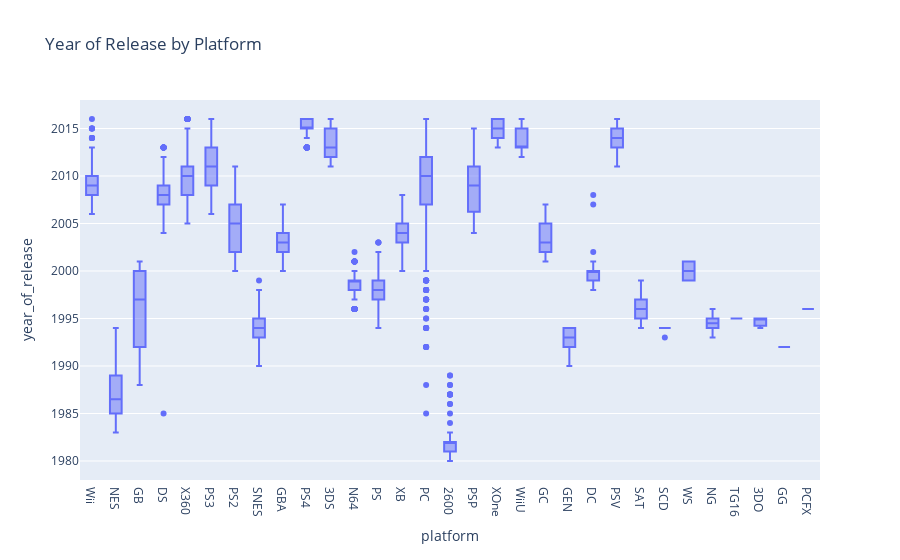

Here is the notebook cell this chart was saved with:
### Markdown cell above
Looking at yearly data, some games release do not make sense. For instance, the Nintendo DS came out in 2004, so no games before 2004 should have been released (see boxplots below). Console creation dates will be created and titles that have been recorded as existing before will have their year of release changed.

### Code cell
# Create plotly box plots
fig = px.box(df, x='platform', y='year_of_release', title='Year of Release by Platform')

# Show figure
fig.show()

### Figure 1 — Plotly figure (JSON) as saved in the notebook; plotly's stock layout.template omitted (floating-point values rounded to 4 significant figures; data arrays with more than 128 entries replaced by an {"elided": "..."} marker saying what was removed)
{"data": [{"alignmentgroup": "True", "hovertemplate": "platform=%{x}<br>year_of_release=%{y}<extra></extra>", "legendgroup": "", "marker": {"color": "#636efa"}, "name": "", "notched": false, "offsetgroup": "", "orientation": "v", "showlegend": false, "type": "box", "x": {"elided": "16713 str values"}, "x0": " ", "xaxis": "x", "y": {"elided": "16713 int values"}, "y0": " ", "yaxis": "y"}], "layout": {"boxmode": "group", "legend": {"tracegroupgap": 0}, "title": {"text": "Year of Release by Platform"}, "xaxis": {"anchor": "y", "domain": [0, 1], "title": {"text": "platform"}}, "yaxis": {"anchor": "x", "domain": [0, 1], "title": {"text": "year_of_release"}}}}
